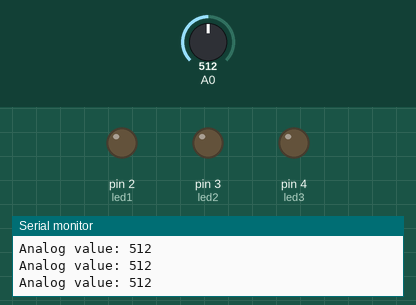
Recording of a sketch running on a simulated Arduino Uno, built with avr-gcc and run on an emulated ATmega328P. Shown: output pins drawn as LEDs (lit = HIGH), the last lines printed to the serial monitor. The inputs (shaded band) are chosen by the test bench; at power-on: A0 = 512.

Above: at 1.2 s.
1.3 s: A0 set to 309
4.3 s: A0 set to 284
At 5.5 s:
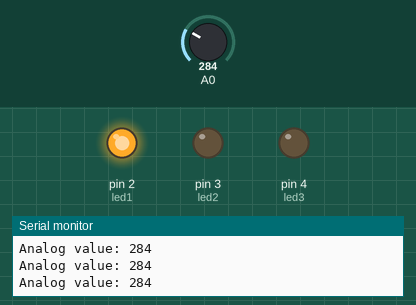
Timing chart, 0 to 7.3 s (numbered marks = the images above; inputs shaded):
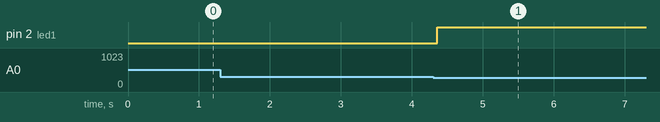

The sketch:

touchdown.ino
```cpp
#define led1 2
#define led2 3
#define led3 4
#define nolight1 300
#define nolight2 380
#define nolight3 450

int analog_value = 0;
int touch_count = 0;
bool touched = false;

void setup() {
  Serial.begin(9600);

  for (int i = led1; i <= led3; i++) {
    pinMode(i, OUTPUT);
    digitalWrite(i, LOW);
  }

  pinMode(A0, INPUT);
}

void loop() {
  analog_value = analogRead(A0);
  Serial.print("Analog value: ");
  Serial.println(analog_value);

  if (analog_value <= nolight1 && !touched && touch_count == 0) {
    touched = true;
    touch_count += 1;

    Serial.println("Touched 1 time");
    Serial.println(analog_value);
    digitalWrite(led1, HIGH);
    delay(200);
  }
  else if (analog_value <= nolight2 && !touched && touch_count == 1) {
    touched = true;
    touch_count += 1;

    Serial.println("Touched 2 times");
    Serial.println(analog_value);
    digitalWrite(led2, HIGH);
    delay(200);
  }
  else if (analog_value <= nolight3 && !touched && touch_count == 2) {
    touched = true;
    touch_count += 1;

    Serial.println("Touched 3 times");
    Serial.println(analog_value);
    digitalWrite(led3, HIGH);
    delay(200);
  }
  else if (analog_value > nolight3) {
    touched = false;
  }

  else if (analog_value <= nolight3 && !touched && touch_count == 3) {

    Serial.println("Resetting...");
    for (int i = led1; i <= led3; i++) {
      digitalWrite(i, 0);
    }
    touch_count = 0;
    delay(400);
  }
}
```

Measured:
- the behaviour switches between 301 and 300 on A0 (found by bisection; images 0 and 1)
- after the input at 4.3 s, pin 2 (led1): LOW → HIGH after 0.06 s
